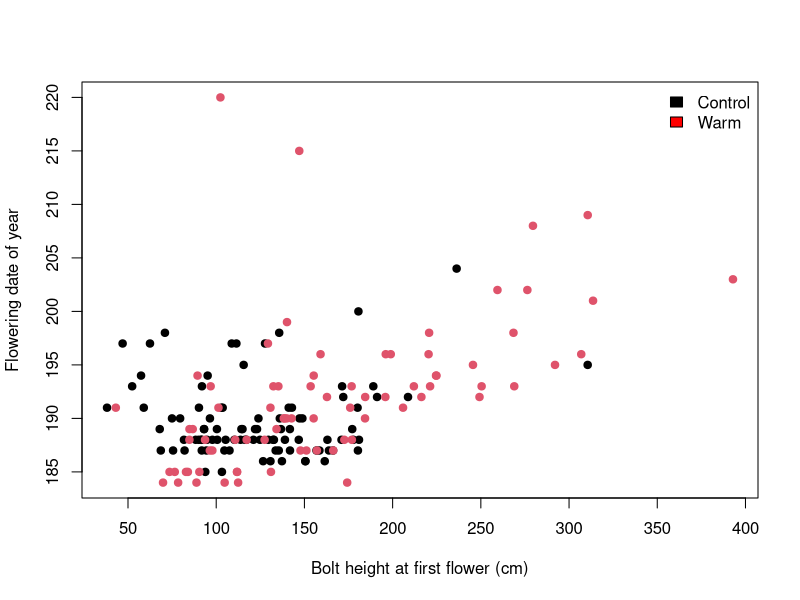
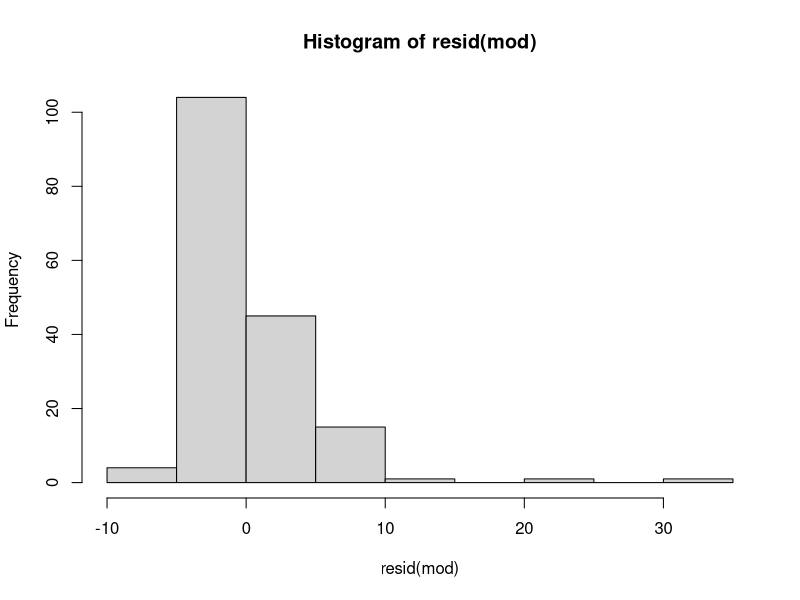
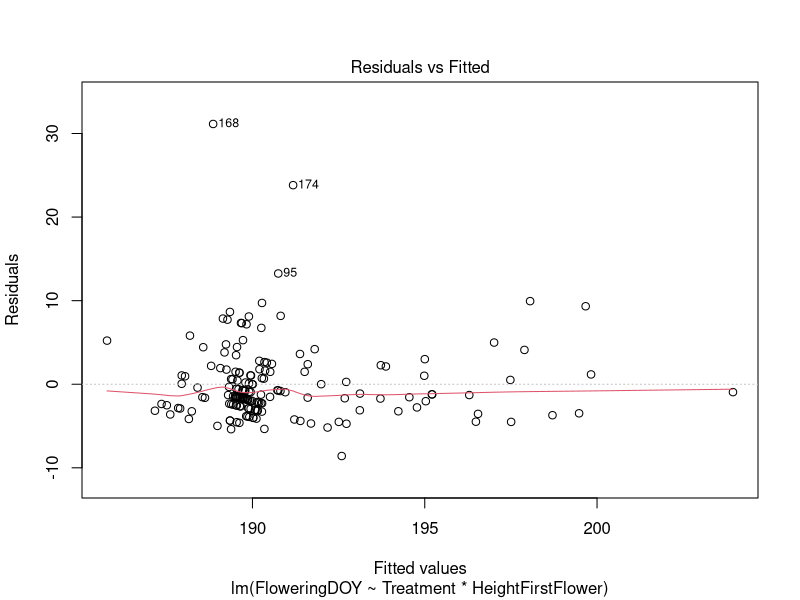
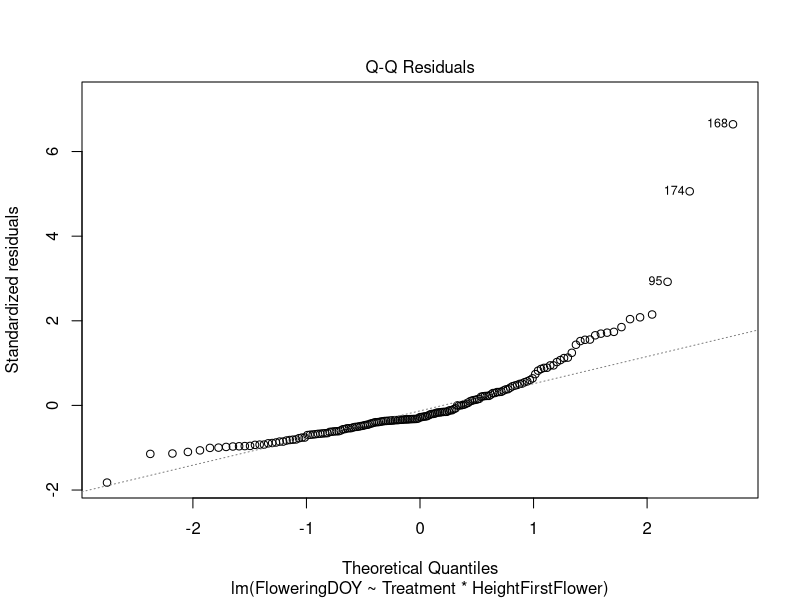
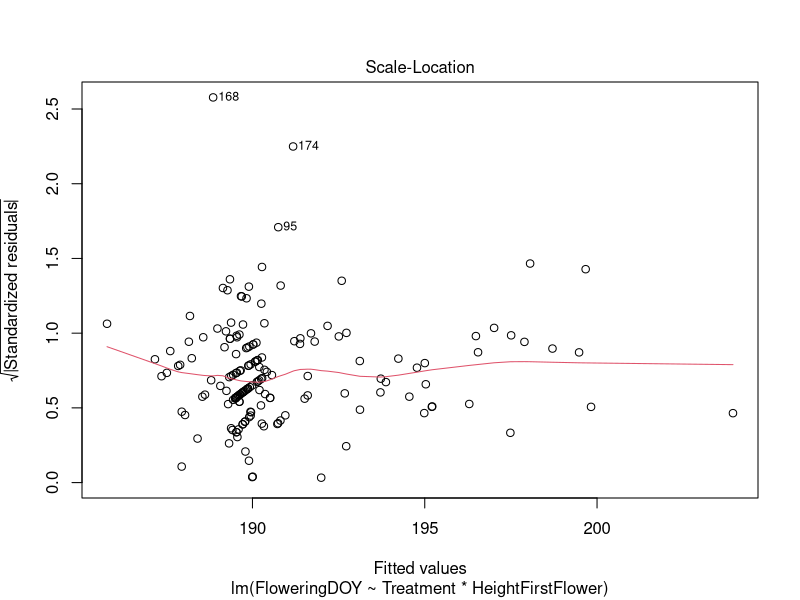
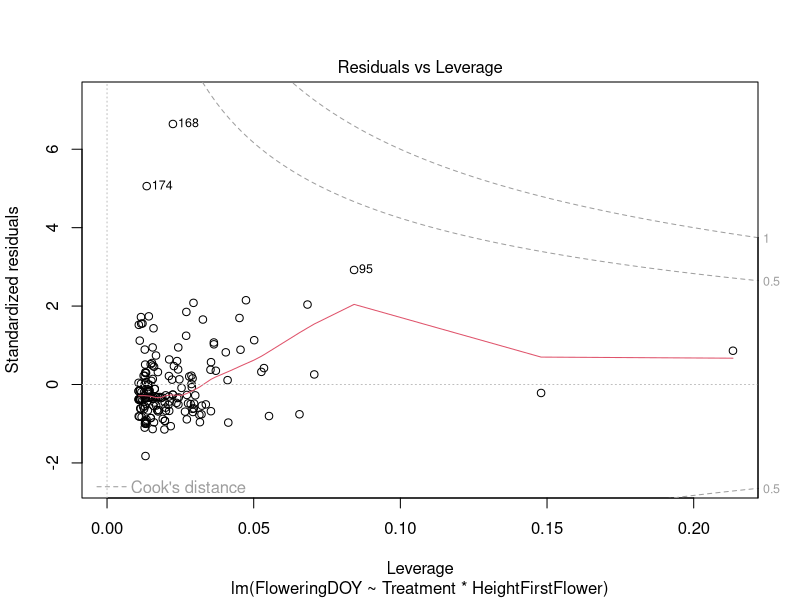
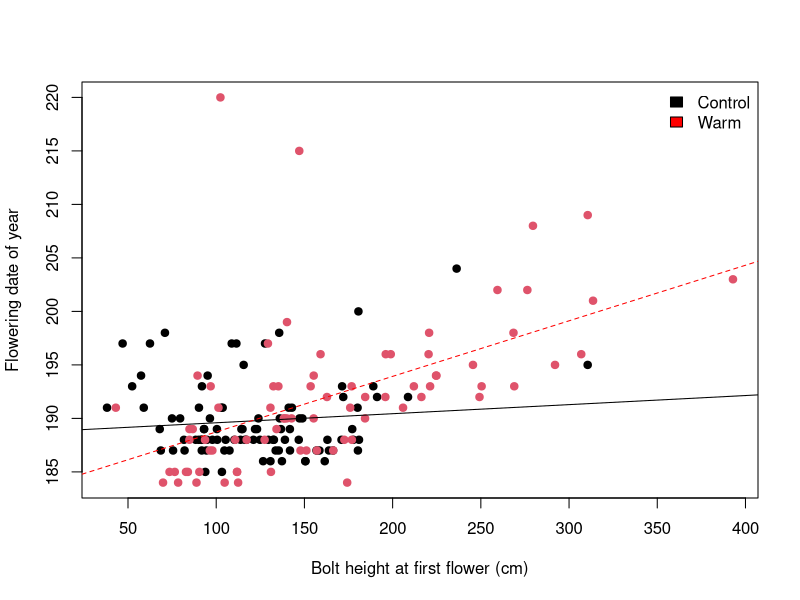

Source code (R) for these figures, in order:
## ---- chunk 1
Brapa<-read.csv("Brapa_Summer2021.csv")
Brapa$Treatment<-as.factor(Brapa$Treatment)
## ---- chunk 2
plot(Brapa$HeightFirstFlower, Brapa$FloweringDOY, pch=19, xlab="Bolt height at first flower (cm)", ylab="Flowering date of year", col=Brapa$Treatment)

legend("topright", legend=c("Control", "Warm"), fill=c("black", "red"), bty='n')

## ---- chunk 3
mod<-lm(FloweringDOY~Treatment*HeightFirstFlower, dat=Brapa)

summary(mod)
## ---- chunk 4
hist(resid(mod))
plot(mod)
var.test(resid(mod)~Brapa$Treatment[which(Brapa$FloweringDOY!="NA")])
#Note that I had to remove the NAs for FloweringDOY to get this to work
## ---- chunk 5
plot(Brapa$HeightFirstFlower, Brapa$FloweringDOY, pch=19, xlab="Bolt height at first flower (cm)", ylab="Flowering date of year", col=Brapa$Treatment)

legend("topright", legend=c("Control", "Warm"), fill=c("black", "red"), bty='n')

abline(a=coef(mod)[1], b=coef(mod)[3])
abline(a=coef(mod)[1]+coef(mod)[2], b=coef(mod)[3]+coef(mod)[4], lty=2, col="red")
